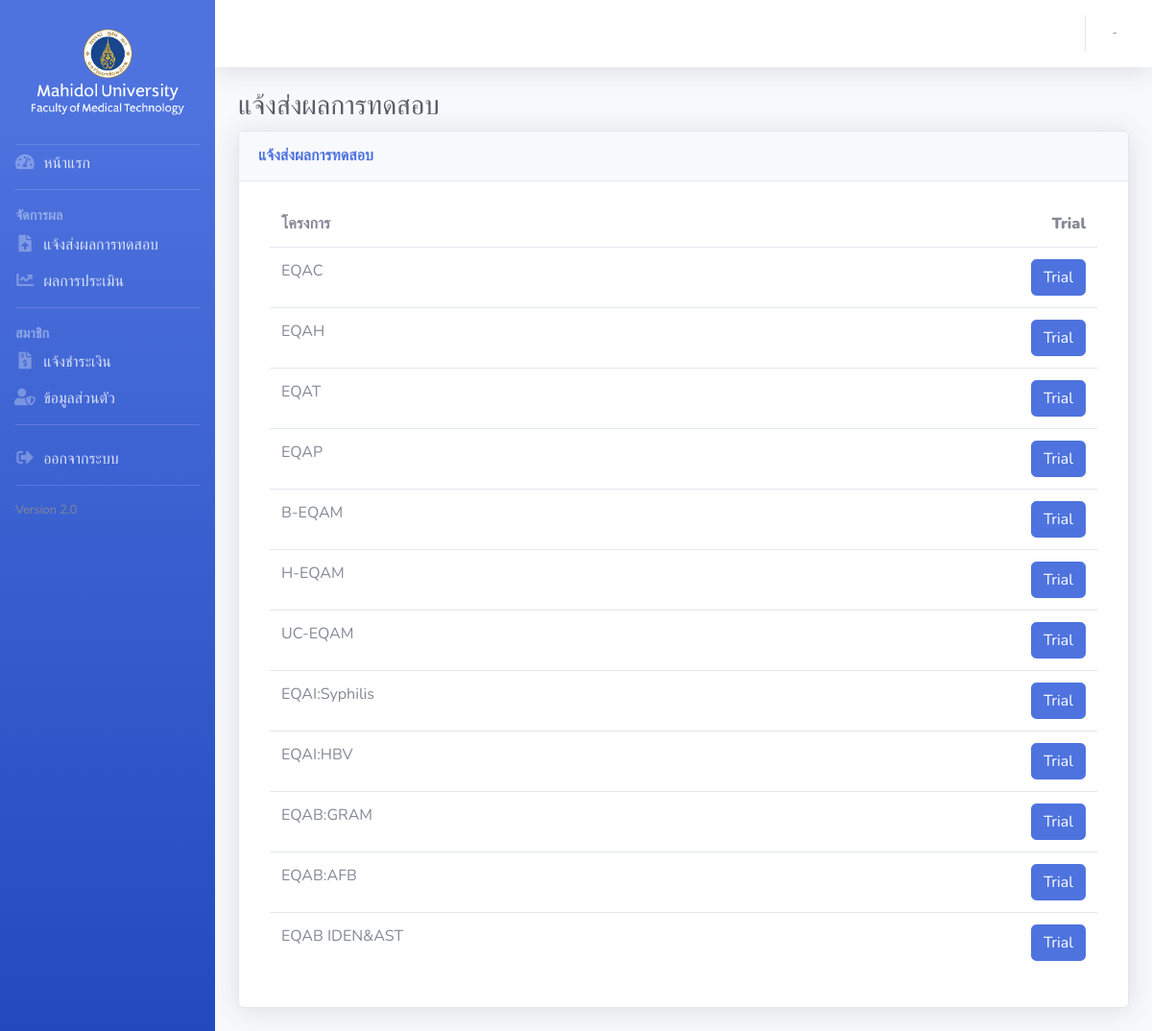
Screenshot of /index.php/report with the database file from the repository.
### tables this page shows
CREATE TABLE `mhd_program` (
  `id` int(11) NOT NULL,
  `name` varchar(255) DEFAULT NULL,
  `slug` varchar(255) DEFAULT NULL,
  `structure` longtext DEFAULT NULL COMMENT 'structure default value',
  `price` decimal(10,2) DEFAULT NULL,
  `date_added` datetime DEFAULT NULL,
  `date_modify` datetime DEFAULT NULL,
  `del` int(1) DEFAULT 0
);

### application/core/MY_Loader.php (called while the page is built, shortened)
<?php
class MY_Loader extends CI_Loader {
    public function Template($template_name, $vars = array(), $return = FALSE)
    {
        if (strpos($template_name, 'admin')!==false) {
            $this->view('admin/common/header', $vars);
            $this->view('admin/common/navbar', $vars);
            $this->view($template_name, $vars);
            $this->view('admin/common/footer', $vars);
        } else {
            if($return):
                $content = $this->view('common/header', $vars, $return);
                $content .= $this->view('common/navbar', $vars, $return);
                $content .= $this->view($template_name, $vars, $return);
                $content .= $this->view('common/footer', $vars, $return);
                return $content;
            else:
                $this->view($template_name, $vars);
            endif;
        }
    }
}
    ?>

### application/controllers/Report.php (called while the page is built, shortened)
<?php
class Report extends CI_Controller
{
  public function index()
  {
    $data = array();
    $data['heading_title'] = 'แจ้งส่งผลการทดสอบ ';
    $data['action'] = base_url('report/detail');
    $filter = array();
    $data['programs'] = $this->model_program->getLists($filter, 0, 99999999999);
    $this->load->template('report/index', $data);
  }
}

### index.php (called while the page is built, shortened)
<?php
require_once BASEPATH.'core/CodeIgniter.php';

### application/models/Program_model.php (called while the page is built, shortened)
<?php
class Program_model extends CI_Model {
  public function getLists($filter=array(), $start=0, $limit=10, $sort='', $by='')
  {
    if ($start>=0 && $limit>=1) {
      $this->db->limit($limit, $start);
    }
    $this->db->where('del', 0);
    $query = $this->db->get('program');
    return $query->result();
  }
}

### application/views/report/index.php (the view, shortened to what this page needs)
<div class="container-fluid">
    <h1 class="h3 mb-2 text-gray-800"><?php echo $heading_title;?></h1>
    <div class="card shadow mb-4">
        <div class="card-header py-3">
            <h6 class="m-0 font-weight-bold text-primary"><?php echo $heading_title;?></h6>
        </div>
        <div class="card-body">
                <div class="row">
                    <div class="container-fluid">
                        <table class="table table-hover">
                            <thead>
                                <th style="border: 0;"><b>โครงการ</b></th>
                                <th class="text-right" style="border: 0;"><b>Trial</b></th>
                            </thead>
                            <tbody>
                                <?php foreach ($programs as $program) :?>
                                <tr>
                                    <td><?php echo $program->name; ?></td>
                                    <td class="text-right"><a href="<?php echo base_url('report/program/').$program->slug; ?>" class="btn btn-primary">Trial</a></td>
                                </tr>
                                <?php endforeach; ?>
                            </tbody>
                        </table>
                    </div>
                </div>
        </div>
    </div>
</div>

### rows the page displays
mhd_program: name "EQAC"
mhd_program: name "EQAH"
mhd_program: name "EQAT"
mhd_program: name "EQAP"
mhd_program: name "B-EQAM"
mhd_program: name "H-EQAM"
mhd_program: name "UC-EQAM"
mhd_program: name "EQAI:Syphilis"
mhd_program: name "EQAI:HBV"
mhd_program: name "EQAB:GRAM"
mhd_program: name "EQAB:AFB"
mhd_program: name "EQAB IDEN&AST"

### other values shown
$heading_title "แจ้งส่งผลการทดสอบ"
